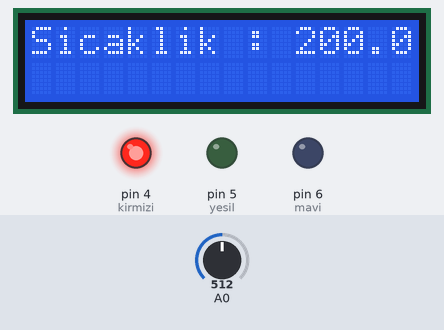
This sketch was run on a simulated Arduino Uno, built with avr-gcc and run on an emulated ATmega328P. Shown: 16×2 character LCD, output pins drawn as LEDs (lit = HIGH). Inputs (shaded band) come from the test bench; at power-on: A0 = 512.

Above: at 1.2 s.
1.3 s: A0 set to 199
At 1.9 s:
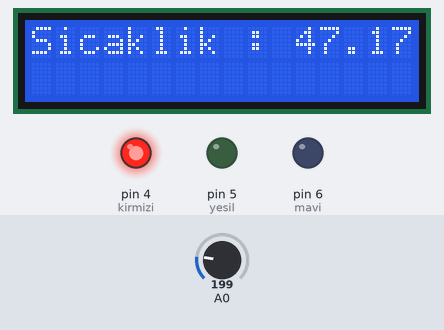
4.3 s: A0 set to 177
At 5.5 s:
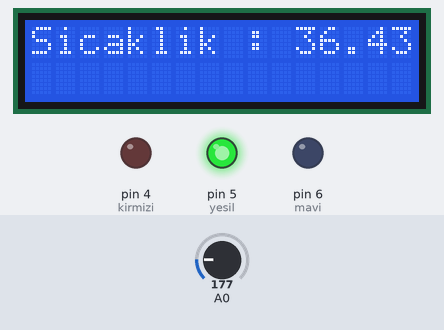
7.1 s: A0 set to 156
At 7.4 s:
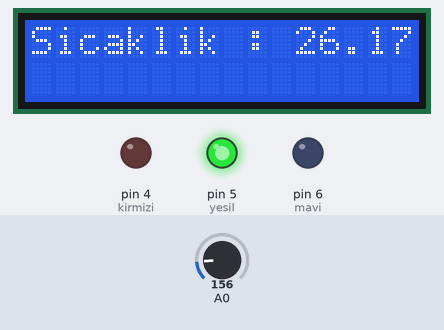
8.6 s: A0 set to 135
At 9.5 s:
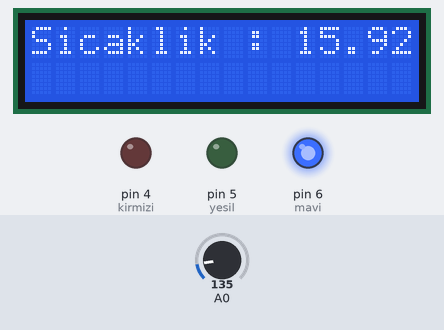
Timing chart, 0 to 11.6 s (numbered marks = the images above; inputs shaded):
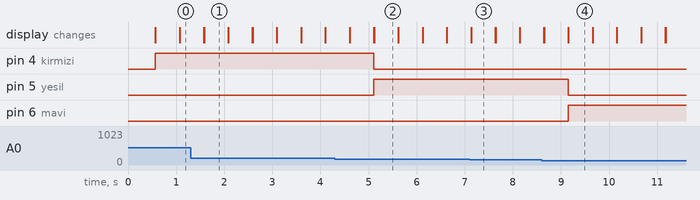

Measured:
- the behaviour switches between 185 and 184 on A0 (found by bisection; images 1 and 2)
- the behaviour switches between 144 and 143 on A0 (found by bisection; images 3 and 4)
- after the input at 1.3 s, the display: first differs from a run without the input after 0.28 s (image 1)
- after the input at 4.3 s, pin 4 (kirmizi): HIGH → LOW after 0.81 s; pin 5 (yesil): LOW → HIGH after 0.81 s; the display: first differs from a run without the input after 0.31 s (image 2)
- after the input at 7.1 s, the display: first differs from a run without the input at once (image 3)
- after the input at 8.6 s, pin 5 (yesil): HIGH → LOW after 0.55 s; pin 6 (mavi): LOW → HIGH after 0.55 s; the display: first differs from a run without the input after 0.05 s (image 4)
- what the display in image 1 shows lasts 0.5 s, from 1.6 s to 2.1 s

The sketch:

odev3.3.ino
```cpp
#include <LiquidCrystal.h>

LiquidCrystal lcd(12,11,10,9,8,7);

int mavi = 6;
int yesil = 5;
int kirmizi = 4;
float deger = 0;
float sicaklik = 0;
float sicaklik_gerilim = 0;
void setup() {
  pinMode(mavi,OUTPUT);
  pinMode(yesil,OUTPUT);
  pinMode(kirmizi,OUTPUT);
  lcd.begin(16,2);
  Serial.begin(9600);
}

void loop() {
  deger = analogRead(A0);
  sicaklik_gerilim = deger*0.004882814; //mV dönüştürüyoruz.
  sicaklik_gerilim-=0.5;
  sicaklik = sicaklik_gerilim*100;


  lcd.setCursor(0,0);
  lcd.print("Sicaklik :");
  lcd.setCursor(11,0);
  lcd.print(sicaklik);
  delay(500);

  if(sicaklik <= 20) {
    digitalWrite(mavi, HIGH);
    digitalWrite(yesil, LOW);
    digitalWrite(kirmizi, LOW);
  }else if(sicaklik <= 40 ) {
    digitalWrite(mavi, LOW);
    digitalWrite(yesil, HIGH);
    digitalWrite(kirmizi, LOW);
  }else if(sicaklik > 40 ) {
    digitalWrite(mavi, LOW);
    digitalWrite(yesil, LOW);
    digitalWrite(kirmizi, HIGH);
  }

  lcd.clear();

}
```
